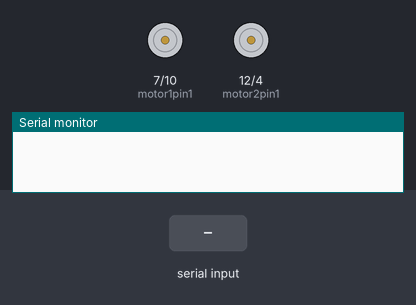
Simulated run of this sketch. Board: Arduino Uno, built with avr-gcc and run on an emulated ATmega328P. Parts: motor-driver pin pairs drawn as motors (green arrow = first pin HIGH = forward, orange = second pin HIGH = backward, longer = more drive, scaled by the enable pin), the last lines printed to the serial monitor. Inputs (shaded band) come from the test bench.

Above: at 1.2 s.
1.3 s: "SPEED,1\n" received over the second serial link
2.8 s: "F90\n" received over the second serial link
At 4.0 s:
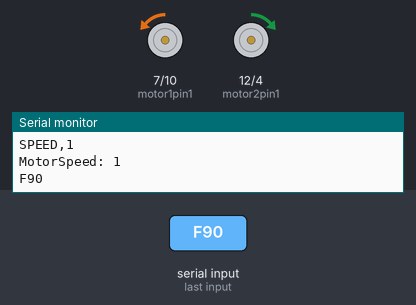
4.3 s: "SPEED\n" received over the second serial link
At 5.3 s:
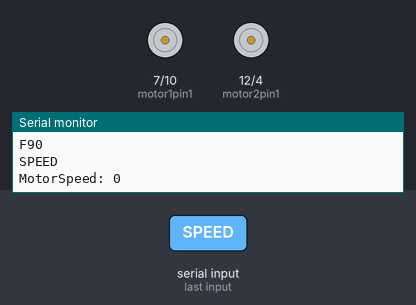
5.8 s: "B90\n" received over the second serial link
7.3 s: "L90\n" received over the second serial link
8.8 s: "R90\n" received over the second serial link
Timing chart, 0 to 11.3 s (numbered marks = the images above; inputs shaded):
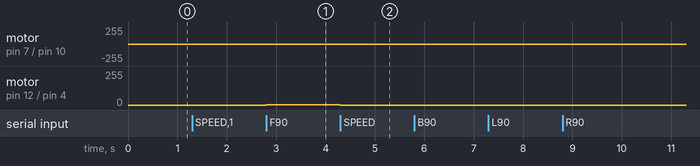

Measured:
- after the input at 2.8 s, motor on pin 7 (motor1pin1) / pin 10 (motor1pin2): stopped → backward 1/255 at once; motor on pin 12 (motor2pin1) / pin 4 (motor2pin2): stopped → forward 1/255 at once
- after the input at 4.3 s, motor on pin 7 (motor1pin1) / pin 10 (motor1pin2): backward 1/255 → stopped at once; motor on pin 12 (motor2pin1) / pin 4 (motor2pin2): forward 1/255 → stopped at once

The sketch:

slider_speed_test.ino
```cpp
#include <SoftwareSerial.h>

// Motor pins
int motor1pin1 = 7;
int motor1pin2 = 10;

int motor2pin1 = 12;
int motor2pin2 = 4;

int enA = 11;  // Motor 1 speed control
int enB = 5;   // Motor 2 speed control

// Bluetooth module pins
SoftwareSerial Bluetooth(8, 9); // RX, TX

// Default motor speed
int motorSpeed = 255; // Speed for both motors

void setup() {
  pinMode(motor1pin1, OUTPUT);
  pinMode(motor1pin2, OUTPUT);
  pinMode(motor2pin1, OUTPUT);
  pinMode(motor2pin2, OUTPUT);

  pinMode(enA, OUTPUT); // PWM pin for motor 1
  pinMode(enB, OUTPUT); // PWM pin for motor 2

  Bluetooth.begin(9600); // Start Bluetooth communication
  Serial.begin(9600);    // Debugging
}

void loop() {
  // Check for incoming data
  if (Bluetooth.available()) {
    String command = Bluetooth.readStringUntil('\n'); // Read command as string
    Serial.println(command);                          // Debugging

    if (command.startsWith("SPEED")) {
      // Command format: SPEED,<motorSpeed>
      int commaIndex = command.indexOf(',');
      motorSpeed = command.substring(commaIndex + 1).toInt(); // Extract speed

      // Constrain speed to 0-255
      motorSpeed = constrain(motorSpeed, 0, 255);

      // Update motor speeds
      analogWrite(enA, motorSpeed);
      analogWrite(enB, motorSpeed);

      Serial.print("MotorSpeed: ");
      Serial.println(motorSpeed);
    } else {
      // Handle directional commands
      char dir = command[0];
      switch (dir) {
        case 'F':
          moveForward();
          break;
        case 'B':
          moveBackward();
          break;
        case 'L':
          turnLeft();
          break;
        case 'R':
          turnRight();
          break;
        case 'S':
          stopMotors();
          break;
        default:
        break;
      }
    }
  }
}

void moveForward() {
  digitalWrite(motor1pin1, LOW);
  digitalWrite(motor1pin2, HIGH);
  digitalWrite(motor2pin1, HIGH);
  digitalWrite(motor2pin2, LOW);
}

void moveBackward() {
  digitalWrite(motor1pin1, HIGH);
  digitalWrite(motor1pin2, LOW);
  digitalWrite(motor2pin1, LOW);
  digitalWrite(motor2pin2, HIGH);
}

void turnLeft() {
  digitalWrite(motor1pin1, LOW);
  digitalWrite(motor1pin2, HIGH);
  digitalWrite(motor2pin1, LOW);
  digitalWrite(motor2pin2, HIGH);
}

void turnRight() {
  digitalWrite(motor1pin1, HIGH);
  digitalWrite(motor1pin2, LOW);
  digitalWrite(motor2pin1, HIGH);
  digitalWrite(motor2pin2, LOW);
}

void stopMotors() {
  digitalWrite(motor1pin1, LOW);
  digitalWrite(motor1pin2, LOW);
  digitalWrite(motor2pin1, LOW);
  digitalWrite(motor2pin2, LOW);
}
```
